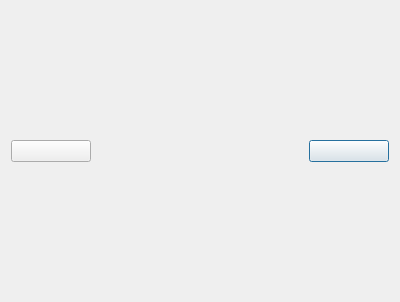
<?xml version="1.0" encoding="UTF-8"?>
<ui version="4.0">
 <class>PicShow</class>
 <widget class="QDialog" name="PicShow">
  <property name="geometry">
   <rect>
    <x>0</x>
    <y>0</y>
    <width>400</width>
    <height>302</height>
   </rect>
  </property>
  <property name="windowTitle">
   <string>Dialog</string>
  </property>
  <layout class="QGridLayout" name="gridLayout_2">
   <property name="topMargin">
    <number>6</number>
   </property>
   <property name="bottomMargin">
    <number>6</number>
   </property>
   <item row="0" column="0">
    <layout class="QGridLayout" name="gridLayout">
     <item row="1" column="4">
      <spacer name="horizontalSpacer_2">
       <property name="orientation">
        <enum>Qt::Horizontal</enum>
       </property>
       <property name="sizeHint" stdset="0">
        <size>
         <width>40</width>
         <height>20</height>
        </size>
       </property>
      </spacer>
     </item>
     <item row="2" column="3">
      <spacer name="verticalSpacer">
       <property name="orientation">
        <enum>Qt::Vertical</enum>
       </property>
       <property name="sizeHint" stdset="0">
        <size>
         <width>20</width>
         <height>40</height>
        </size>
       </property>
      </spacer>
     </item>
     <item row="1" column="2">
      <spacer name="horizontalSpacer">
       <property name="orientation">
        <enum>Qt::Horizontal</enum>
       </property>
       <property name="sizeHint" stdset="0">
        <size>
         <width>40</width>
         <height>20</height>
        </size>
       </property>
      </spacer>
     </item>
     <item row="1" column="3">
      <widget class="QLabel" name="label">
       <property name="text">
        <string/>
       </property>
      </widget>
     </item>
     <item row="1" column="5">
      <widget class="QWidget" name="widget_2" native="true">
       <property name="minimumSize">
        <size>
         <width>80</width>
         <height>80</height>
        </size>
       </property>
       <layout class="QVBoxLayout" name="verticalLayout_2">
        <property name="leftMargin">
         <number>0</number>
        </property>
        <property name="topMargin">
         <number>0</number>
        </property>
        <property name="rightMargin">
         <number>0</number>
        </property>
        <property name="bottomMargin">
         <number>0</number>
        </property>
        <item>
         <widget class="PicButton" name="next_btn">
          <property name="text">
           <string/>
          </property>
         </widget>
        </item>
       </layout>
      </widget>
     </item>
     <item row="1" column="1">
      <widget class="QWidget" name="widget" native="true">
       <property name="minimumSize">
        <size>
         <width>80</width>
         <height>80</height>
        </size>
       </property>
       <layout class="QVBoxLayout" name="verticalLayout">
        <property name="leftMargin">
         <number>0</number>
        </property>
        <property name="topMargin">
         <number>0</number>
        </property>
        <property name="rightMargin">
         <number>0</number>
        </property>
        <property name="bottomMargin">
         <number>0</number>
        </property>
        <item>
         <widget class="PicButton" name="pre_btn">
          <property name="text">
           <string/>
          </property>
         </widget>
        </item>
       </layout>
      </widget>
     </item>
     <item row="0" column="3">
      <spacer name="verticalSpacer_2">
       <property name="orientation">
        <enum>Qt::Vertical</enum>
       </property>
       <property name="sizeHint" stdset="0">
        <size>
         <width>20</width>
         <height>40</height>
        </size>
       </property>
      </spacer>
     </item>
    </layout>
   </item>
  </layout>
 </widget>
 <customwidgets>
  <customwidget>
   <class>PicButton</class>
   <extends>QPushButton</extends>
   <header>picbutton.h</header>
  </customwidget>
 </customwidgets>
 <resources/>
 <connections/>
</ui>
